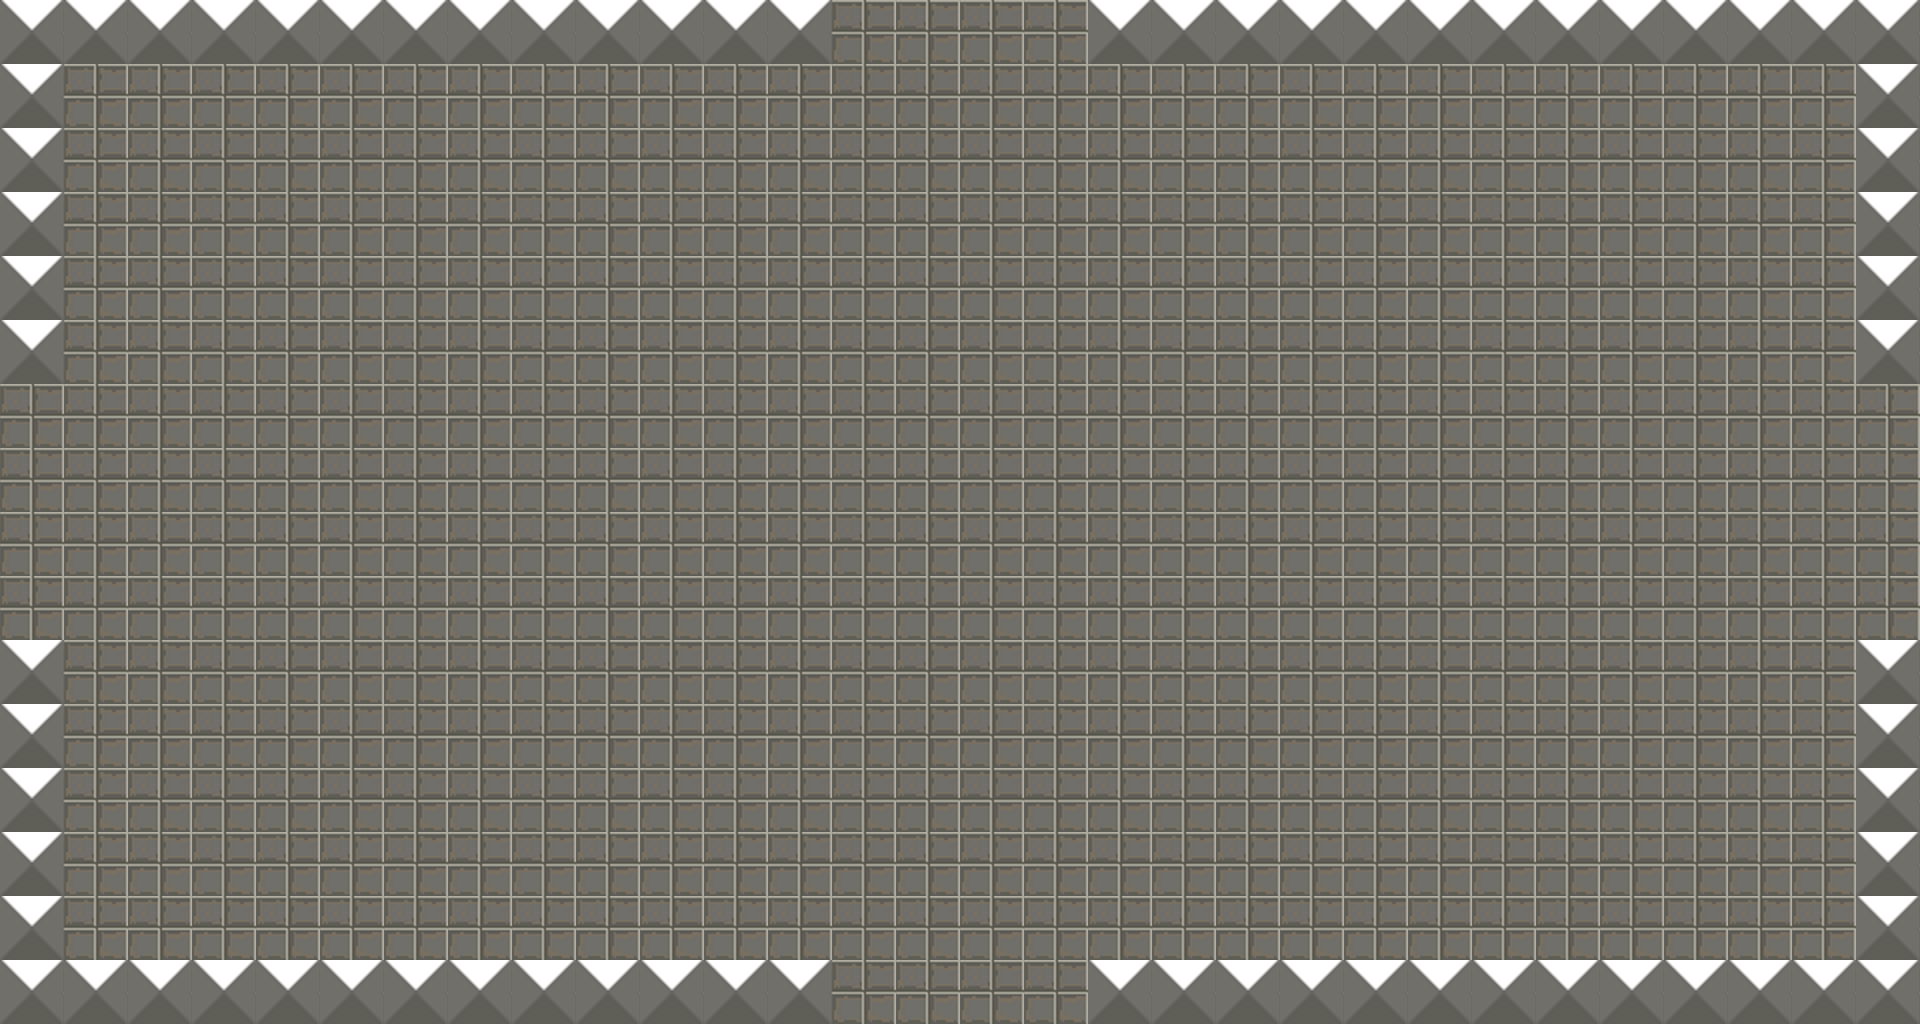

The image is a tile-based game level rendered from a .tmx file. Its description and source (layers, tilesets, objects; grid data summarised) follow:
An orthogonal 30x16 tile map with 64x64 px tiles, 2 tile layers (Floor, Walls), 5 hidden layers not drawn and 21 objects.

<map version="1.10" tiledversion="1.10.2" orientation="orthogonal" renderorder="right-down" width="30" height="16" tilewidth="64" tileheight="64" infinite="0" nextlayerid="22" nextobjectid="52">
 <editorsettings>
  <export target="test_starting.lua" format="lua" />
 </editorsettings>
 <tileset firstgid="1" name="shitty_tileset" tilewidth="64" tileheight="64" tilecount="4" columns="4">
  <image source="../sprites/tilesets/shitty_tileset.png" width="256" height="64" />
 </tileset>
 <layer id="1" name="Floor" width="30" height="16">
  <data>[480 cells, 480 non-empty, 1 distinct tile ids]</data>
 </layer>
 <layer id="2" name="Walls" width="30" height="16">
  <data>[480 cells, 72 non-empty, 1 distinct tile ids]</data>
 </layer>
 <layer id="17" name="Closed Top" width="30" height="16" visible="0">
  <data>[480 cells, 4 non-empty, 1 distinct tile ids]</data>
 </layer>
 <layer id="18" name="Closed Bottom" width="30" height="16" visible="0">
  <data>[480 cells, 4 non-empty, 1 distinct tile ids]</data>
 </layer>
 <layer id="19" name="Closed Left" width="30" height="16" visible="0">
  <data>[480 cells, 4 non-empty, 1 distinct tile ids]</data>
 </layer>
 <layer id="20" name="Closed Right" width="30" height="16" visible="0">
  <data>[480 cells, 4 non-empty, 1 distinct tile ids]</data>
 </layer>
 <objectgroup id="3" name="Collisions" visible="0">
  <object id="19" x="0" y="960" width="832" height="64" />
  <object id="20" x="0" y="640" width="64" height="320" />
  <object id="21" x="0" y="0" width="64" height="384" />
  <object id="22" x="64" y="0" width="768" height="64" />
  <object id="25" x="1856" y="640" width="64" height="384" />
  <object id="26" x="1088" y="960" width="768" height="64" />
  <object id="27" x="1856" y="0" width="64" height="384" />
  <object id="28" x="1088" y="0" width="768" height="64" />
 </objectgroup>
 <objectgroup id="4" name="Left Exit" visible="0">
  <object id="37" x="0" y="384" width="17.1712" height="254.769" />
 </objectgroup>
 <objectgroup id="5" name="Right Exit" visible="0">
  <object id="39" x="1907.72" y="384" width="12.2774" height="256.487" />
 </objectgroup>
 <objectgroup id="6" name="Top Exit" visible="0">
  <object id="40" x="832" y="0" width="251.504" height="15.4541" />
 </objectgroup>
 <objectgroup id="7" name="Bottom Exit" visible="0">
  <object id="41" x="832" y="1009.67" width="256.655" height="14.3322" />
 </objectgroup>
 <objectgroup id="8" name="Player Spawn" visible="0">
  <object id="42" x="970.174" y="479.077">
   <point />
  </object>
 </objectgroup>
 <objectgroup id="9" name="Left Enter" visible="0">
  <object id="44" x="128.784" y="513.419">
   <point />
  </object>
 </objectgroup>
 <objectgroup id="10" name="Right Enter" visible="0">
  <object id="45" x="1790.96" y="513.419">
   <point />
  </object>
 </objectgroup>
 <layer id="21" name="PathFinding" width="30" height="16" visible="0">
  <data>[480 cells, 480 non-empty, 2 distinct tile ids]</data>
 </layer>
 <objectgroup id="11" name="Top Enter" visible="0">
  <object id="46" x="956.437" y="161.409">
   <point />
  </object>
 </objectgroup>
 <objectgroup id="12" name="Bottom Enter" visible="0">
  <object id="47" x="958.154" y="834.521">
   <point />
  </object>
 </objectgroup>
 <objectgroup id="13" name="Top Blocked" visible="0">
  <object id="48" x="832" y="0" width="256" height="64" />
 </objectgroup>
 <objectgroup id="14" name="Left Blocked" visible="0">
  <object id="49" x="0" y="384" width="64" height="256" />
 </objectgroup>
 <objectgroup id="15" name="Right Blocked" visible="0">
  <object id="50" x="1856" y="384" width="64" height="256" />
 </objectgroup>
 <objectgroup id="16" name="Bottom Blocked" visible="0">
  <object id="51" x="832" y="960" width="256" height="64" />
 </objectgroup>
</map>
